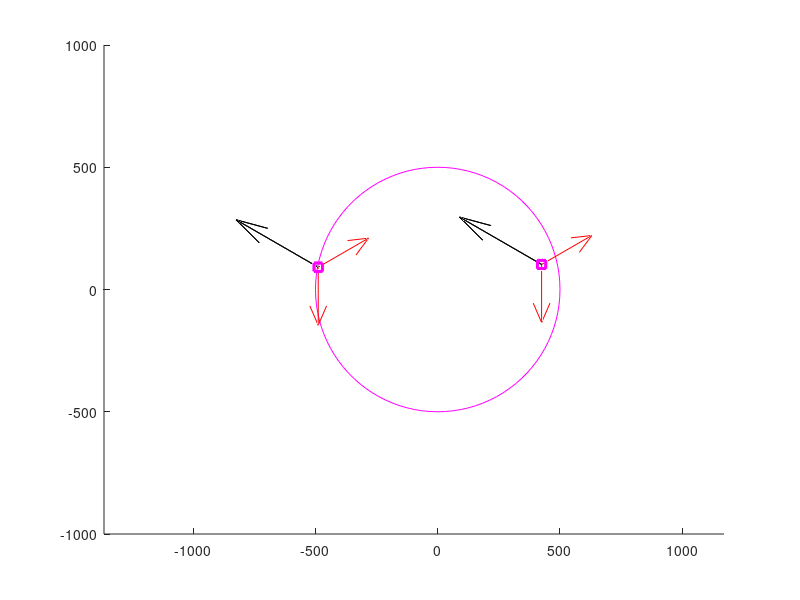

Write the MATLAB code that produced this figure.
clc 
close all
clear all



np=100;
z=2000;
theta=[0:np]/np*2*pi;
R=500;
figure(2)
%clf
hold on
plot3(R*cos(theta),R*sin(theta),theta*0+z+1,'m')

A=[
-4.888e+02  9.125e+01  4.000e+03  5.000e-01  2.887e-01 -8.165e-01 -8.165e-01  4.714e-01 -3.333e-01 -7.472e-02
-4.888e+02  9.125e+01  4.000e+03  0.000e+00 -5.774e-01 -8.165e-01 -8.165e-01  4.714e-01 -3.333e-01 -7.094e-02
4.248e+02 1.024e+02 4.000e+03  5.000e-01  2.887e-01 -8.165e-01 -8.165e-01  4.714e-01 -3.333e-01 -7.143e-02
4.248e+02 1.024e+02 4.000e+03  0.000e+00 -5.774e-01 -8.165e-01 -8.165e-01  4.714e-01 -3.333e-01 -7.030e-02
];

plot3(A(:,1),A(:,2),A(:,3)+1,'sm','Linewidth',2)
quiver3(A(:,1),A(:,2),A(:,3)+1,A(:,4),A(:,5),A(:,6),'r')
quiver3(A(:,1),A(:,2),A(:,3)+1,A(:,7),A(:,8),A(:,9),'k')
axis equal

%for k=1:size(A,1)
%
%    plot3()
%    
%end